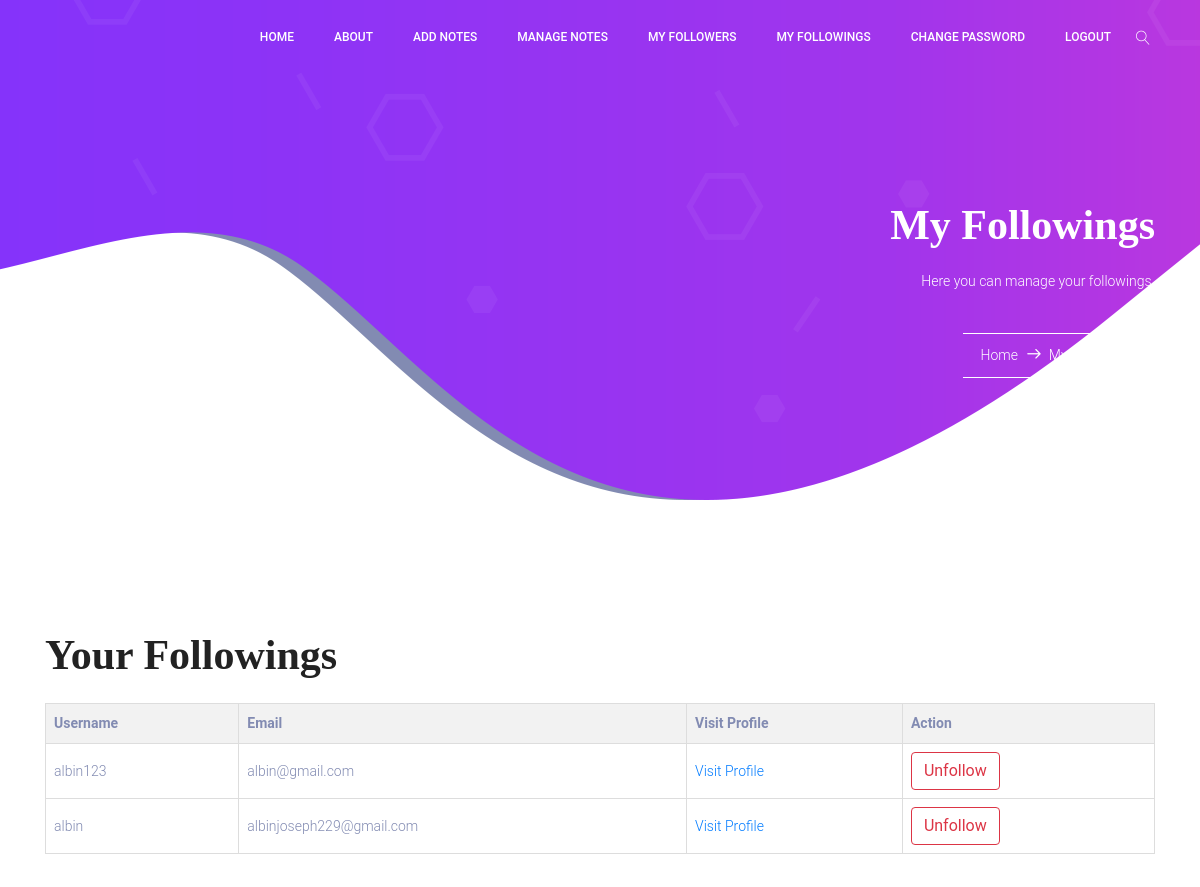
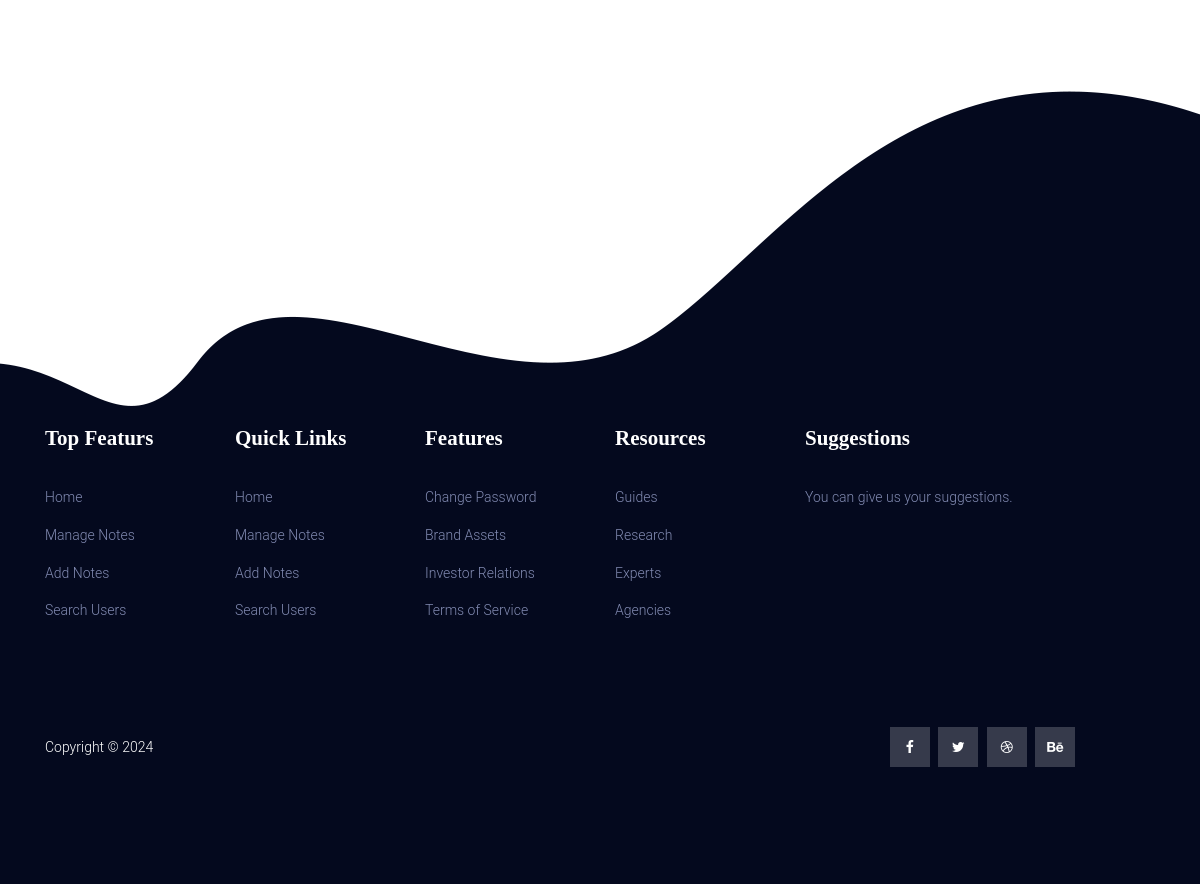
/my-following.php (signed in), run on the app's committed database (2 pictures, top to bottom).
### tables this page shows
CREATE TABLE `users` (
  `user_id` int(11) NOT NULL,
  `username` varchar(50) NOT NULL,
  `email` varchar(100) NOT NULL,
  `password` varchar(255) NOT NULL,
  `created_at` timestamp NOT NULL DEFAULT current_timestamp()
);

### my-following.php (the view, shortened to what this page needs)
<?php
require_once 'db_connection.php';
$current_user_id = $_SESSION['user_id'];
$query = "SELECT u.user_id, u.username, u.email
          FROM users u
          JOIN follows f ON u.user_id = f.followed_user_id
          WHERE f.follower_id = $current_user_id";
$result = mysqli_query($conn, $query);
if (mysqli_num_rows($result) > 0) {
?>
    <!DOCTYPE html>
    <html lang="en">
    <head>
        <link rel="stylesheet" href="css/linearicons.css" />
        <link rel="stylesheet" href="css/font-awesome.min.css" />
        <link rel="stylesheet" href="css/bootstrap.css" />
        <link rel="stylesheet" href="css/magnific-popup.css" />
        <link rel="stylesheet" href="css/owl.carousel.css" />
        <link rel="stylesheet" href="css/nice-select.css">
        <link rel="stylesheet" href="css/hexagons.min.css" />
        <link rel="stylesheet" href="https://cdn.jsdelivr.net/themify-icons/0.1.2/css/themify-icons.css" />
        <link rel="stylesheet" href="css/main.css" />
    </head>
    <body>
        <?php include('header.php'); ?>
        <section class="banner-area">
            <div class="container">
                <div class="row justify-content-center align-items-center">
                    <div class="col-lg-12 banner-right">
                        <h1 class="text-white">My Followings</h1>
                        <p class="mx-auto text-white mt-20 mb-40">Here you can manage your followings.</p>
                        <div class="link-nav">
                            <span class="box">
                                <a href="dashboard.php">Home </a>
                                <i class="lnr lnr-arrow-right"></i>
                                <a href="my-followings.php">My Followings</a>
                            </span>
                        </div>
                    </div>
                </div>
            </div>
        </section>
        <section class="contact-page-area section-gap">
            <div class="container">
                <h1>Your Followings</h1>
                <br>
                <div style="margin: 0 auto;">
                    <table>
                        <thead>
                            <tr>
                                <th>Username</th>
                                <th>Email</th>
                                <th>Visit Profile</th>
                                <th>Action</th>
                            </tr>
                        </thead>
                        <tbody>
                            <?php
                            while ($row = mysqli_fetch_assoc($result)) {
                                echo "<tr>";
                                echo "<td>" . $row['username'] . "</td>";
                                echo "<td>" . $row['email'] . "</td>";
                                echo "<td><a href='user_profile.php?user_id=" . $row['user_id'] . "'>Visit Profile</a></td>";
                                echo "<td><form method='POST' action='unfollow.php'>";
                                echo "<button type='submit'class='btn btn-outline-danger'>Unfollow</button>";
                                echo "</form></td>";
                                echo "</tr>";
                            }
                            ?>
                        </tbody>
                    </table>
                </div>
            </div>
        </section>
        <?php include('footer.php'); ?>
    </body>
    </html>
<?php
} else {
    echo "You are not following anyone.";
}
?>

### my-following.php (style rules this page uses)
table { width: 100%; border-collapse: collapse; }
th, td { border: 1px solid #ddd; padding: 8px; text-align: left; }
th { background-color: #f2f2f2; }

### data on the page
users: username "albin123", email "albin@gmail.com"
users: username "albin", email "albinjoseph229@gmail.com"
